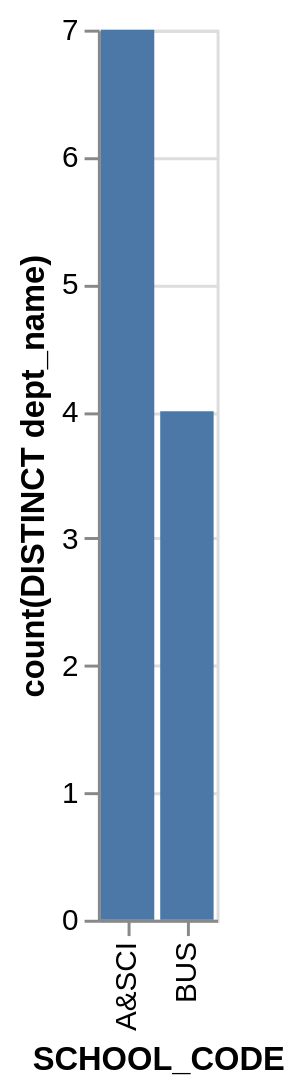

Specify this chart in Vega-Lite:
### Vega-Lite specification from a JSON file in a GitHub repository (floating-point values rounded to 4 significant figures)
{"data": {"values": [{"x_data": "A&SCI", "y_data": 7}, {"x_data": "BUS", "y_data": 4}]}, "mark": "bar", "encoding": {"x": {"field": "x_data", "type": "nominal", "title": "SCHOOL_CODE", "sort": "ascending"}, "y": {"field": "y_data", "type": "quantitative", "title": "count(DISTINCT dept_name)"}}}
